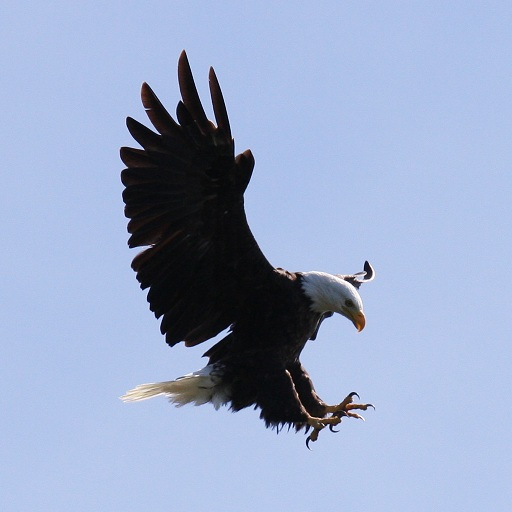
%> input picture PROCESSAMENTO E SINAL DE IMAGEM/Anos anteriores/Processamento de Sinal e Imagem/TPC_2/Aguia.jpg, 512 x 512 px
$ octave --eval "MariaGama_TP2_B('Aguia.jpg');"   (GNU Octave 9; MATLAB toolbox functions it lacks are replaced by stand-ins)
%> lines starting %> are read from the running program, lines starting %| are printed output that depends on the picture
%Componentes RGB e HSV

%Criado por Maria Gama a 12/03/2021

function []= MariaGama_TP2_B(imagem)
%> called with imagem = 'Aguia.jpg'
IM=imread(imagem);
%> IM is the input picture: size 512x512x3 uint8; mean R, G, B 152.7, 167.8, 199.3
figure
imshow(IM);

%2ª janela -componentes RGB
R=IM(:,:,1);
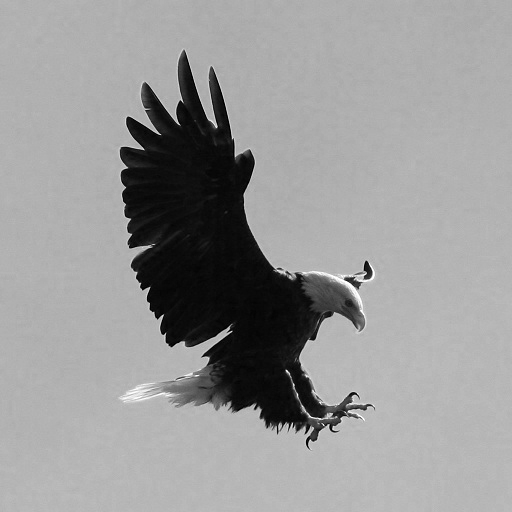
%> R: size 512x512 uint8; min 0, max 255, mean 152.7
G=IM(:,:,2);
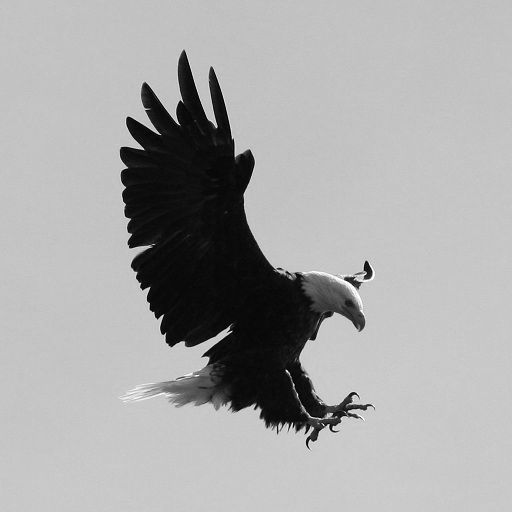
%> G: size 512x512 uint8; min 0, max 255, mean 167.8
B=IM(:,:,3);
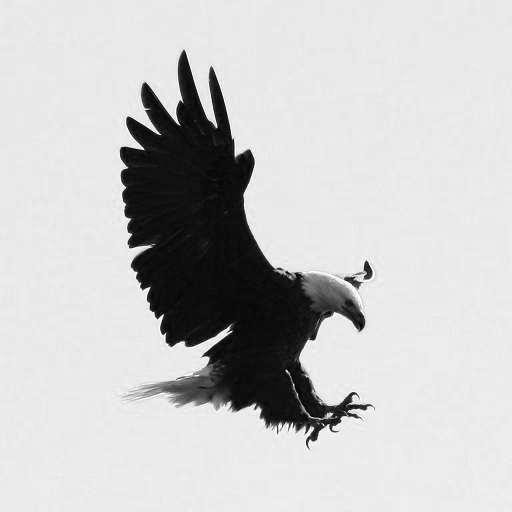
%> B: size 512x512 uint8; min 0, max 255, mean 199.3
subplot(2,3,1), imshow(R), title("Red")
subplot(2,3,2), imshow(G), title("Green")
subplot(2,3,3), imshow(B), title("Blue")
subplot(2,3,4), imhist(R), title("Red")
subplot(2,3,5), imhist(G), title("Green")
subplot(2,3,6), imhist(B), title("Blue")
%> after `title("Blue")`:
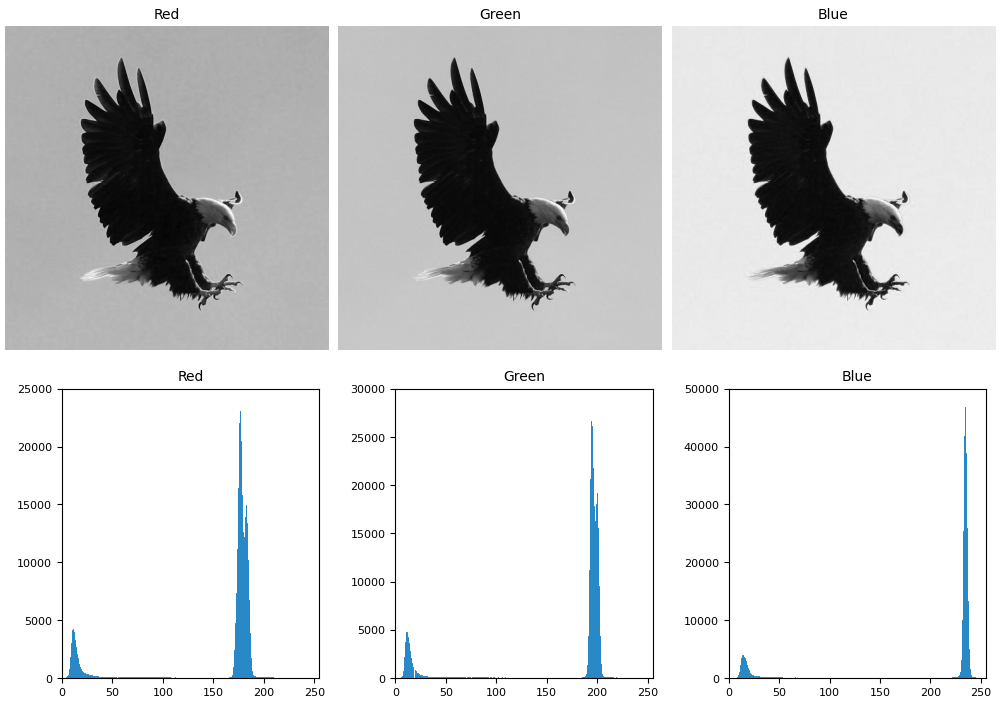
%> figure redrawn from the program's plot data, 6 panels

%3ª janela -componentes HSV
IMhsv=rgb2hsv(IM);
%> IMhsv: size 512x512x3 double; mean H, S, V 0.6, 0.239, 0.783
H=IMhsv(:,:,1);
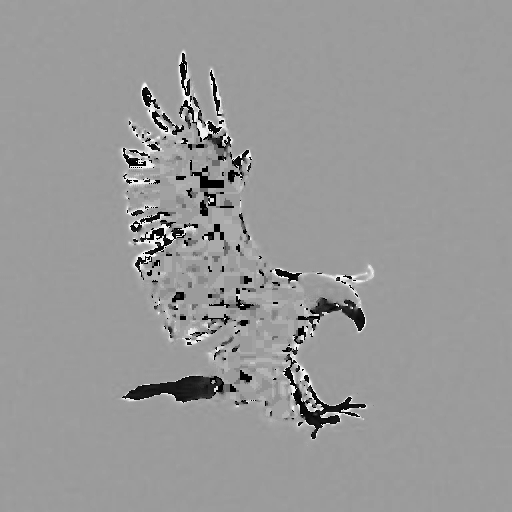
%> H: size 512x512 double; min 0, max 0.996, mean 0.6
S=IMhsv(:,:,2);
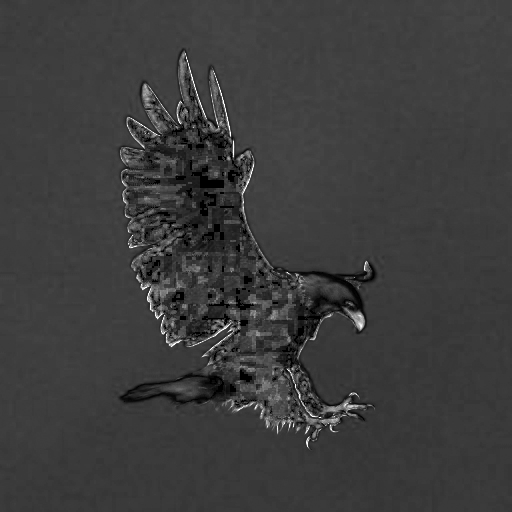
%> S: size 512x512 double; min 0, max 1, mean 0.239
V=IMhsv(:,:,3);
%> `MariaGama_TP2_B('Aguia.jpg');`:
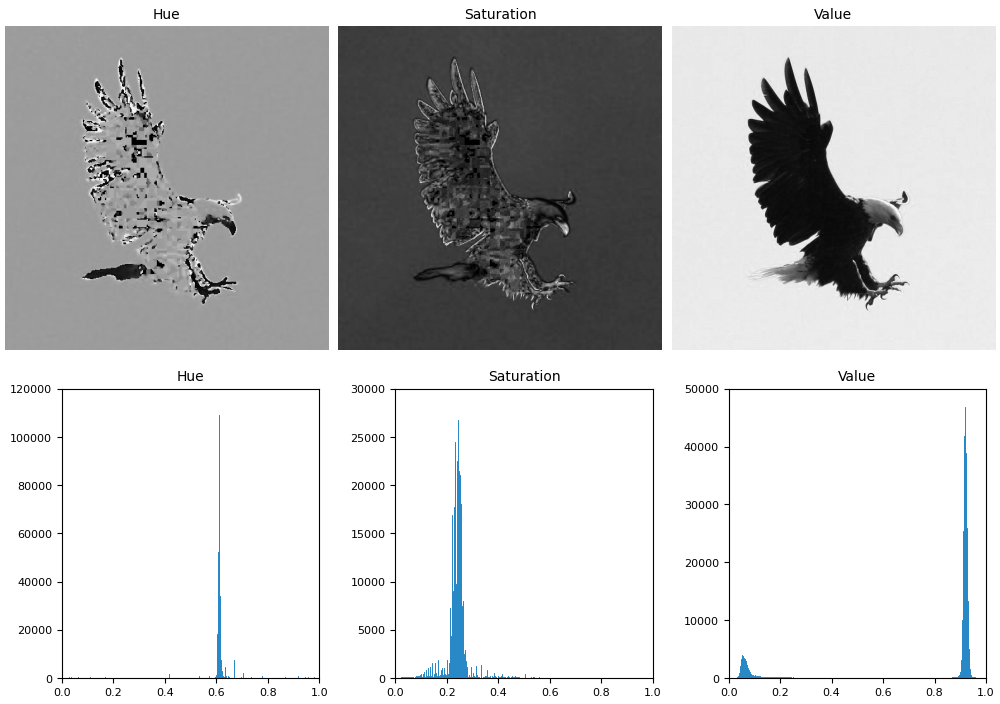
%> figure redrawn from the program's plot data, 6 panels
figure
subplot(2,3,1), imshow(H), title("Hue")
subplot(2,3,2), imshow(S), title("Saturation")
subplot(2,3,3), imshow(V), title("Value")
subplot(2,3,4), imhist(H), title("Hue")
subplot(2,3,5), imhist(S), title("Saturation")
subplot(2,3,6), imhist(V), title("Value")

end
